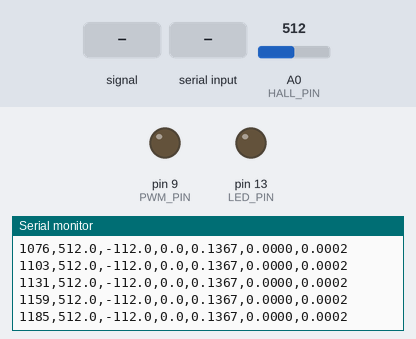
Recording of a sketch running on a simulated Arduino Nano, built with avr-gcc and run on an emulated ATmega328P. On the bench: output pins drawn as LEDs (lit = HIGH), the last lines printed to the serial monitor. The test bench sets the inputs (shaded band); at power-on: A0 (HALL_PIN) = 512.

Above: at 1.2 s.
1.3 s: A0 (HALL_PIN) fed a 200 Hz sine of ±255 counts around its level
At 1.9 s:
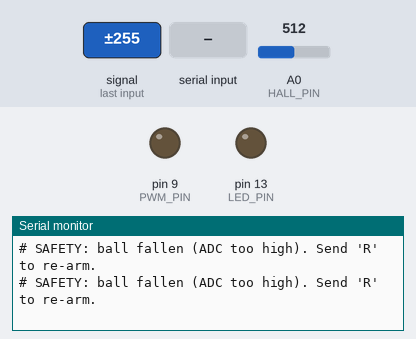
2.8 s: A0 (HALL_PIN) set to 716
5.8 s: A0 (HALL_PIN) fed a 1000 Hz sine of ±255 counts around its level
8.8 s: "d\n" received over Serial
11.8 s: "s\n" received over Serial
14.8 s: A0 (HALL_PIN) set to 0
At 15.6 s:
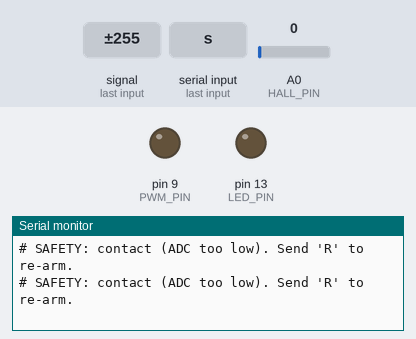
Timing chart, 0 to 16.1 s (numbered marks = the images above; inputs shaded):
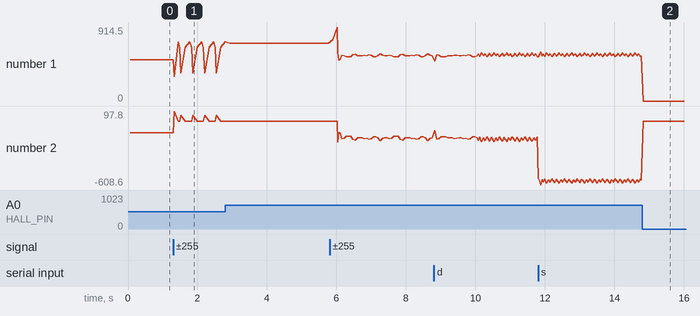

Measured:
- plotted number 1: 716 → 557.2 after the input at 5.8 s
- plotted number 2: 0 → -157.3 after the input at 5.8 s

The sketch:

maglev_simple.ino
```cpp
// ════════════════════════════════════════════════════════════════════════════
//  maglev_simple.ino  —  Lavitator Maglev Controller  (single-file edition)
//  Target : Arduino Nano (ATmega328P @ 16 MHz)
//
//  Everything is in this one file — just open and upload.
//
//  Wiring:
//    A0  <- SS49E signal  (1kOhm + 100nF RC filter to GND)
//    D9  -> 150Ohm -> MOSFET Gate  (+ 10kOhm pull-down Gate-to-GND)
//    Flyback diode: cathode -> +12V rail, anode -> Drain/Coil-
//
//  Serial commands (115200 baud, newline-terminated):
//    P2.5   set Kp        D1.8   set Kd        I0.05  set Ki
//    S346   set Setpoint  R      reset/re-arm
//    M265   manual PWM    A      return to auto
//
//  CSV output: time_ms, sensor_raw, error, output, kp, ki, kd
//
//  CONTROL DIRECTION (confirmed from hardware test):
//    ADC rises above setpoint -> ball too close -> reduce PWM
//    ADC drops below setpoint -> ball too far   -> increase PWM
//    error = setpoint - measurement
// ════════════════════════════════════════════════════════════════════════════

#include <avr/io.h>
#include <stdlib.h>

// ── Pin & timing ──────────────────────────────────────────────────────────────
#define HALL_PIN          A0
#define PWM_PIN            9
#define LED_PIN           13

#define PWM_MAX          511      // ICR1 top (9-bit, 31 kHz)
#define PWM_SOFT_LIMIT   480      // ~94% max duty
#define LOOP_INTERVAL_US 1000UL   // 1 kHz control loop

// ── Sensor ───────────────────────────────────────────────────────────────────
#define HALL_OVERSAMPLE   16      // ADC reads averaged per tick

// ── Setpoint & PID ───────────────────────────────────────────────────────────
// SETPOINT_ADC: your cleanSignal value at the levitation gap
#define SETPOINT_ADC    400.0f   // update this with your S value!
#define KP_DEFAULT        0.1367f  // Auto-tuned!
#define KI_DEFAULT        0.0f
#define KD_DEFAULT        0.0002f  // Auto-tuned!

// ── Feed-forward bias ─────────────────────────────────────────────────────────
// Equilibrium PWM duty measured in coil_test.ino (the duty where the coil
// just starts attracting the ball). PID output is added to this so the coil
// immediately starts near the working point on arm instead of winding from 0.
#define PWM_BIAS         265.0f   // from coil test: reaction range 251-281

// ── Safety thresholds (raw ADC) ───────────────────────────────────────────────
// Ball too close / touching core → ADC drops very low (field shunted through ball)
#define CONTACT_ADC_MIN   50    // ADC below this = ball on core face → cut PWM
// Ball fallen away             → cleanSignal returns to baseline (~455)
#define FALL_ADC_MAX      650   // Wide limit so it doesn't false-abort

// ── Serial logging ────────────────────────────────────────────────────────────
#define SERIAL_BAUD    115200UL
#define LOG_EVERY_N       25     // flush CSV every 25 cycles (~40 Hz)

// ════════════════════════════════════════════════════════════════════════════
//  GLOBAL STATE
// ════════════════════════════════════════════════════════════════════════════

float    g_kp = KP_DEFAULT, g_ki = KI_DEFAULT, g_kd = KD_DEFAULT;
float    g_integral      = 0.0f;
float    g_prevMeas      = 0.0f;
float    g_filteredDeriv = 0.0f;
bool     g_firstRun      = true;
const float DERIV_ALPHA  = 0.30f;  // higher = faster derivative response (was 0.15)

float    g_setpoint   = SETPOINT_ADC;
bool     g_running    = false;
uint16_t g_lastDuty   = 0;
uint32_t g_lastLoopUs = 0;
uint16_t g_ledCounter = 0;
uint16_t g_logCounter = 0;
float    g_logSensor  = 0, g_logErr = 0, g_logOut = 0;

static char    g_cmdBuf[24];
static uint8_t g_cmdIdx = 0;

bool  g_manualMode = false;
float g_manualPWM  = 0.0f;

// ════════════════════════════════════════════════════════════════════════════
//  INTERFERENCE CANCELLER
// ════════════════════════════════════════════════════════════════════════════

static const int offsetTable[256] = {
  455,455,455,455,455,455,455,455,455,455,
  455,455,455,455,455,455,455,455,455,455,
  455,455,455,455,455,455,455,455,455,455,
  455,455,455,455,455,455,455,455,455,455,
  455,455,455,455,455,455,455,455,455,455,
  455,455,455,455,455,455,455,455,455,455,
  455,455,455,455,455,455,455,455,455,455,
  455,455,455,455,455,455,455,455,455,455,
  455,455,455,455,455,455,455,455,455,455,
  455,455,455,455,455,455,454,455,455,454,
  454,454,453,453,452,451,450,449,448,447,
  445,443,440,439,435,431,427,422,415,411,
  404,397,390,383,375,367,358,350,342,334,
  326,319,314,310,306,304,303,301,300,299,
  299,298,297,297,296,297,296,296,296,295,
  295,295,295,295,295,295,295,295,295,295,
  295,295,295,295,295,295,295,295,295,295,
  295,295,295,295,294,295,295,295,295,295,
  295,295,295,295,294,295,295,295,294,295,
  294,295,294,295,294,294,295,295,294,295,
  295,294,294,295,295,295,294,294,295,295,
  294,294,295,294,294,294,294,294,295,294,
  295,295,295,294,295,294,294,294,295,294,
  294,295,295,295,295,294,294,295,294,294,
  294,295,295,294,294,295,294,294,294,294,
  295,295,295,294,295,295
};

float calcExpectedOffset(uint16_t duty9bit) {
  int pwm = (int)(duty9bit / 2);
  if (pwm > 255) pwm = 255;

  int start = pwm - 2; if (start < 0)   start = 0;
  int end   = pwm + 2; if (end   > 255) end   = 255;

  long sum = 0;
  int count = 0;
  for (int i = start; i <= end; i++) {
    sum += offsetTable[i];
    count++;
  }
  return (float)sum / (float)count;
}

// ════════════════════════════════════════════════════════════════════════════
//  HALL SENSOR
// ════════════════════════════════════════════════════════════════════════════
void hallBegin() {
  pinMode(HALL_PIN, INPUT);
#if defined(__AVR_ATmega328P__) || defined(__AVR_ATmega168__)
  ADCSRA = (ADCSRA & 0xF8) | 0x04;   // ADC prescaler 16 -> 1 MHz clock
#endif
  for (uint8_t i = 0; i < 16; i++) { analogRead(HALL_PIN); delayMicroseconds(50); }
}

float hallReadRaw() {
  uint32_t sum = 0;
  for (uint8_t i = 0; i < HALL_OVERSAMPLE; i++) sum += (uint16_t)analogRead(HALL_PIN);
  return (float)sum / (float)HALL_OVERSAMPLE;
}

// ════════════════════════════════════════════════════════════════════════════
//  PWM DRIVER  (Timer1, pin 9, 31 kHz, 9-bit)
// ════════════════════════════════════════════════════════════════════════════
void pwmBegin() {
  pinMode(PWM_PIN, OUTPUT);
  digitalWrite(PWM_PIN, LOW);
  TCCR1A = _BV(COM1A1) | _BV(WGM11);
  TCCR1B = _BV(WGM13)  | _BV(WGM12) | _BV(CS10);
  ICR1   = (uint16_t)PWM_MAX;
  OCR1A  = 0;
}

void pwmSet(uint16_t duty) {
  if (duty > (uint16_t)PWM_SOFT_LIMIT) duty = (uint16_t)PWM_SOFT_LIMIT;
  OCR1A      = duty;
  g_lastDuty = duty;
}

void pwmStop() {
  OCR1A      = 0;
  g_lastDuty = 0;
}

// ════════════════════════════════════════════════════════════════════════════
//  PID CONTROLLER
//
//  Control direction (confirmed by hardware test):
//    ADC rises above setpoint -> ball too close -> error < 0 -> output drops
//    ADC drops below setpoint -> ball too far   -> error > 0 -> output rises
//    => error = setpoint - measurement
// ════════════════════════════════════════════════════════════════════════════
float pidCompute(float measurement, float setpoint, float dt) {
  if (dt <= 0.0f) return 0.0f;

  // Control direction (confirmed by hardware observation):
  //   ADC too LOW  (~207) = ball too close  → error < 0 → output decreases → coil weaker ✓
  //   ADC too HIGH (~477) = ball too far    → error > 0 → output increases → coil stronger ✓
  float error = measurement - setpoint;

  // Proportional
  float pTerm = g_kp * error;

  // Integral — skip first run (dt may be large from setup overhead)
  if (!g_firstRun) {
    g_integral += error * dt;
    if (g_integral >  300.0f) g_integral =  300.0f;
    if (g_integral < -300.0f) g_integral = -300.0f;
  }
  float iTerm = g_ki * g_integral;

  // Derivative on measurement (avoids derivative kick on setpoint change)
  float dTerm = 0.0f;
  if (!g_firstRun) {
    float rawD = (measurement - g_prevMeas) / dt;
    g_filteredDeriv = DERIV_ALPHA * rawD + (1.0f - DERIV_ALPHA) * g_filteredDeriv;
    dTerm = -g_kd * g_filteredDeriv;
  }

  g_firstRun = false;
  g_prevMeas = measurement;
  return pTerm + iTerm + dTerm;
}

void pidReset() {
  g_integral      = 0.0f;
  g_prevMeas      = 0.0f;
  g_filteredDeriv = 0.0f;
  g_firstRun      = true;
}

// ════════════════════════════════════════════════════════════════════════════
//  SERIAL LOGGER & COMMAND PARSER
// ════════════════════════════════════════════════════════════════════════════
void loggerBegin() {
  Serial.begin(SERIAL_BAUD);
  uint32_t t0 = millis();
  while (!Serial && (millis() - t0 < 3000UL)) {}

  Serial.println(F("# ────────────────────────────────────────────"));
  Serial.println(F("# Lavitator  --  Maglev Controller"));
  Serial.println(F("# Setpoint=346 ADC  Bias=265/480 PWM"));
  Serial.println(F("# Commands: P/I/D/S<val>  R=reset  M<val>=manual  A=auto"));
  Serial.println(F("# ────────────────────────────────────────────"));
  Serial.println(F("time_ms,sensor_raw,error,output,kp,ki,kd"));
}

void loggerAccept(float sensor, float err, float out) {
  g_logSensor = sensor; g_logErr = err; g_logOut = out;
  if (++g_logCounter >= LOG_EVERY_N) {
    g_logCounter = 0;
    Serial.print(millis());       Serial.print(',');
    Serial.print(g_logSensor, 1); Serial.print(',');
    Serial.print(g_logErr, 1);    Serial.print(',');
    Serial.print(g_logOut, 1);    Serial.print(',');
    Serial.print(g_kp, 4);        Serial.print(',');
    Serial.print(g_ki, 4);        Serial.print(',');
    Serial.println(g_kd, 4);
  }
}

bool processSerial(bool &outReset) {
  outReset = false;
  bool changed = false;
  while (Serial.available() > 0) {
    char c = (char)Serial.read();
    if (c == '\n' || c == '\r') {
      if (g_cmdIdx > 0) {
        g_cmdBuf[g_cmdIdx] = '\0';
        char  cmd = g_cmdBuf[0];
        float val = (g_cmdIdx > 1) ? atof(g_cmdBuf + 1) : 0.0f;
        switch (cmd) {
          case 'P': case 'p': g_kp = val; changed = true;
            Serial.print(F("# Kp=")); Serial.println(val, 4); break;
          case 'I': case 'i': g_ki = val; changed = true;
            Serial.print(F("# Ki=")); Serial.println(val, 4); break;
          case 'D': case 'd': g_kd = val; changed = true;
            Serial.print(F("# Kd=")); Serial.println(val, 4); break;
          case 'S': case 's': g_setpoint = val; changed = true;
            Serial.print(F("# SP=")); Serial.println(val, 1); break;
          case 'M': case 'm': g_manualPWM = val; g_manualMode = true; changed = true;
            Serial.print(F("# Manual PWM=")); Serial.println(val, 1); break;
          case 'A': case 'a': g_manualMode = false; outReset = true; changed = true;
            Serial.println(F("# Auto (PID) mode")); break;
          case 'R': case 'r': outReset = true; changed = true;
            Serial.println(F("# PID reset")); break;
          default:
            Serial.print(F("# Unknown: ")); Serial.println(cmd); break;
        }
        g_cmdIdx = 0;
      }
    } else {
      if (g_cmdIdx < (uint8_t)(sizeof(g_cmdBuf) - 1)) g_cmdBuf[g_cmdIdx++] = c;
    }
  }
  return changed;
}

// ════════════════════════════════════════════════════════════════════════════
//  SETUP & LOOP
// ════════════════════════════════════════════════════════════════════════════
void setup() {
  loggerBegin();
  hallBegin();
  pwmBegin();
  pinMode(LED_PIN, OUTPUT);
  digitalWrite(LED_PIN, LOW);
  g_lastLoopUs = micros();
  Serial.println(F("# Hold ball at levitation gap, then send 'R' to arm."));
}

void loop() {
  // 1. Enforce 1 kHz loop rate (non-blocking)
  uint32_t now     = micros();
  uint32_t elapsed = now - g_lastLoopUs;
  if (elapsed < LOOP_INTERVAL_US) return;

  float dt = (elapsed > 5000UL) ? 0.005f : (float)elapsed * 1.0e-6f;
  g_lastLoopUs = now;

  // 2. Read sensor and apply interference canceller
  float sensorRaw = hallReadRaw();
  float expected  = calcExpectedOffset(g_lastDuty);
  float cleanSignal = sensorRaw - expected + 455.0f;

  // 3. Safety checks — return early to block buffered 'R' from re-arming
  //    Contact: ball too close → cleanSignal drops very low
  if (cleanSignal < (float)CONTACT_ADC_MIN) {
    pwmStop(); g_running = false;
    Serial.println(F("# SAFETY: contact (ADC too low). Send 'R' to re-arm."));
    loggerAccept(cleanSignal, 0.0f, 0.0f);
    return;
  }
  //    Fall: ball gone → cleanSignal rises (above FALL_ADC_MAX)
  if (cleanSignal > (float)FALL_ADC_MAX) {
    pwmStop(); g_running = false;
    Serial.println(F("# SAFETY: ball fallen (ADC too high). Send 'R' to re-arm."));
    loggerAccept(cleanSignal, 0.0f, 0.0f);
    return;
  }

  // 4. Parse incoming serial commands
  bool doReset = false;
  processSerial(doReset);
  if (doReset) {
    pidReset();
    g_running = true;
    Serial.println(F("# Armed."));
  }

  // 5. Compute & apply output
  float output = 0.0f;
  if (g_running) {
    if (g_manualMode) {
      output = g_manualPWM;
    } else {
      // PID output + feed-forward bias so coil starts at equilibrium immediately
      output = pidCompute(cleanSignal, g_setpoint, dt) + PWM_BIAS;
    }
    int16_t duty = (int16_t)output;
    if (duty < 0)              duty = 0;
    if (duty > PWM_SOFT_LIMIT) duty = PWM_SOFT_LIMIT;
    pwmSet((uint16_t)duty);

    // LED heartbeat (~1 Hz)
    if (++g_ledCounter >= 1000) {
      g_ledCounter = 0;
      digitalWrite(LED_PIN, !digitalRead(LED_PIN));
    }
  }

  // 6. Log telemetry
  loggerAccept(cleanSignal, g_setpoint - cleanSignal, output);
}
```
